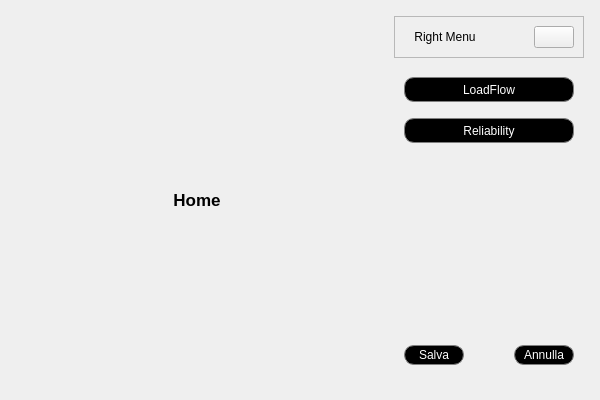
        <widget class="QWidget" name="mainBodyContent" native="true">
         <property name="sizePolicy">
          <sizepolicy hsizetype="Preferred" vsizetype="Expanding">
           <horstretch>0</horstretch>
           <verstretch>0</verstretch>
          </sizepolicy>
         </property>
         <property name="minimumSize">
          <size>
           <width>600</width>
           <height>400</height>
          </size>
         </property>
         <layout class="QHBoxLayout" name="horizontalLayout_8">
          <item>
           <widget class="QWidget" name="mainContentsContainer" native="true">
            <layout class="QVBoxLayout" name="verticalLayout_15">
             <item>
              <widget class="QCustomStackedWidget" name="mainPages">
               <widget class="QWidget" name="home_PG">
                <layout class="QVBoxLayout" name="home_VL">
                 <item>
                  <widget class="QWidget" name="home_WGT" native="true">
                   <property name="sizePolicy">
                    <sizepolicy hsizetype="Expanding" vsizetype="Expanding">
                     <horstretch>0</horstretch>
                     <verstretch>0</verstretch>
                    </sizepolicy>
                   </property>
                   <layout class="QHBoxLayout" name="horizontalLayout_13">
                    <item>
                     <widget class="QLabel" name="label_10">
                      <property name="font">
                       <font>
                        <pointsize>13</pointsize>
                        <weight>75</weight>
                        <bold>true</bold>
                       </font>
                      </property>
                      <property name="text">
                       <string>Home</string>
                      </property>
                      <property name="alignment">
                       <set>Qt::AlignCenter</set>
                      </property>
                     </widget>
                    </item>
                   </layout>
                  </widget>
                 </item>
                </layout>
               </widget>
               <widget class="QWidget" name="page_7">
                <layout class="QVBoxLayout" name="verticalLayout_17">
                 <item>
                  <widget class="QLabel" name="label_11">
                   <property name="font">
                    <font>
                     <pointsize>13</pointsize>
                     <weight>75</weight>
                     <bold>true</bold>
                    </font>
                   </property>
                   <property name="text">
                    <string>Data Analysis</string>
                   </property>
                   <property name="alignment">
                    <set>Qt::AlignCenter</set>
                   </property>
                  </widget>
                 </item>
                </layout>
               </widget>
               <widget class="QWidget" name="page_8">
                <layout class="QVBoxLayout" name="verticalLayout_18">
                 <item>
                  <widget class="QLabel" name="label_12">
                   <property name="font">
                    <font>
                     <pointsize>13</pointsize>
                     <weight>75</weight>
                     <bold>true</bold>
                    </font>
                   </property>
                   <property name="text">
                    <string>Reports</string>
                   </property>
                   <property name="alignment">
                    <set>Qt::AlignCenter</set>
                   </property>
                  </widget>
                 </item>
                </layout>
               </widget>
              </widget>
             </item>
            </layout>
           </widget>
          </item>
          <item alignment="Qt::AlignRight">
           <widget class="QCustomSlideMenu" name="rightMenuContainer" native="true">
            <property name="minimumSize">
             <size>
              <width>0</width>
              <height>0</height>
             </size>
            </property>
            <property name="maximumSize">
             <size>
              <width>16777215</width>
              <height>16777215</height>
             </size>
            </property>
            <layout class="QVBoxLayout" name="verticalLayout_11">
             <property name="spacing">
              <number>0</number>
             </property>
             <property name="leftMargin">
              <number>0</number>
             </property>
             <property name="topMargin">
              <number>0</number>
             </property>
             <property name="rightMargin">
              <number>0</number>
             </property>
             <property name="bottomMargin">
              <number>0</number>
             </property>
             <item>
              <widget class="QWidget" name="rightMenuSubContainer" native="true">
               <property name="minimumSize">
                <size>
                 <width>200</width>
                 <height>0</height>
                </size>
               </property>
               <layout class="QVBoxLayout" name="verticalLayout_12">
                <property name="spacing">
                 <number>0</number>
                </property>
                <property name="leftMargin">
                 <number>5</number>
                </property>
                <property name="topMargin">
                 <number>5</number>
                </property>
                <property name="rightMargin">
                 <number>5</number>
                </property>
                <property name="bottomMargin">
                 <number>5</number>
                </property>
                <item>
                 <widget class="QFrame" name="frame_8">
                  <property name="frameShape">
                   <enum>QFrame::StyledPanel</enum>
                  </property>
                  <property name="frameShadow">
                   <enum>QFrame::Raised</enum>
                  </property>
                  <layout class="QHBoxLayout" name="horizontalLayout_10">
                   <item>
                    <widget class="QLabel" name="rightMenu_LBL">
                     <property name="text">
                      <string>Right Menu</string>
                     </property>
                     <property name="alignment">
                      <set>Qt::AlignCenter</set>
                     </property>
                    </widget>
                   </item>
                   <item alignment="Qt::AlignRight">
                    <widget class="QPushButton" name="closeRightMenuBtn">
                     <property name="toolTip">
                      <string>Close Menu</string>
                     </property>
                     <property name="text">
                      <string/>
                     </property>
                     <property name="icon">
                      <iconset resource="_resources/resources.qrc">
                       <normaloff>:/icons/icons/close.png</normaloff>:/icons/icons/close.png</iconset>
                     </property>
                     <property name="iconSize">
                      <size>
                       <width>24</width>
                       <height>24</height>
                      </size>
                     </property>
                    </widget>
                   </item>
                  </layout>
                 </widget>
                </item>
                <item>
                 <widget class="QCustomStackedWidget" name="rightMenuPages">
                  <property name="styleSheet">
                   <string notr="true">*{}

QPushButton {
	color: rgb(255, 255, 255);
	background-color: rgb(0, 0, 0); border: solid;
	border-width: 1px; border-radius: 10px; border-color: rgb(127, 127, 127)
}
QPushButton:pressed {
	background-color: rgb(64, 64, 64); border-style: inset
}</string>
                  </property>
                  <widget class="QWidget" name="page_4">
                   <layout class="QVBoxLayout" name="verticalLayout_13">
                    <property name="leftMargin">
                     <number>10</number>
                    </property>
                    <property name="topMargin">
                     <number>10</number>
                    </property>
                    <property name="rightMargin">
                     <number>10</number>
                    </property>
                    <property name="bottomMargin">
                     <number>10</number>
                    </property>
                    <item>
                     <widget class="QWidget" name="lfWgt" native="true">
                      <property name="maximumSize">
                       <size>
                        <width>16777215</width>
                        <height>35</height>
                       </size>
                      </property>
                      <layout class="QVBoxLayout" name="verticalLayout_21">
                       <property name="leftMargin">
                        <number>0</number>
                       </property>
                       <property name="rightMargin">
                        <number>0</number>
                       </property>
                       <item>
                        <widget class="QPushButton" name="lfWgtPls">
                         <property name="minimumSize">
                          <size>
                           <width>0</width>
                           <height>25</height>
                          </size>
                         </property>
                         <property name="text">
                          <string>LoadFlow</string>
                         </property>
                        </widget>
                       </item>
                       <item>
                        <widget class="QLabel" name="lfParLbl">
                         <property name="font">
                          <font>
                           <weight>75</weight>
                           <italic>false</italic>
                           <bold>true</bold>
                          </font>
                         </property>
                         <property name="text">
                          <string>Parameters</string>
                         </property>
                         <property name="alignment">
                          <set>Qt::AlignCenter</set>
                         </property>
                        </widget>
                       </item>
                       <item>
                        <widget class="QWidget" name="lfParWgt" native="true">
                         <property name="styleSheet">
                          <string notr="true">*{}

QDoubleSpinBox{
	border: solid;
	border-width: 0.5px;
	border-color: rgb(255, 255, 255);
}</string>
                         </property>
                         <layout class="QGridLayout" name="gridLayout">
                          <property name="leftMargin">
                           <number>5</number>
                          </property>
                          <property name="topMargin">
                           <number>0</number>
                          </property>
                          <property name="rightMargin">
                           <number>5</number>
                          </property>
                          <property name="bottomMargin">
                           <number>0</number>
                          </property>
                          <property name="horizontalSpacing">
                           <number>6</number>
                          </property>
                          <item row="0" column="0">
                           <widget class="QLabel" name="label_7">
                            <property name="text">
                             <string>param</string>
                            </property>
                           </widget>
                          </item>
                          <item row="0" column="1">
                           <widget class="QDoubleSpinBox" name="doubleSpinBox">
                            <property name="minimumSize">
                             <size>
                              <width>60</width>
                              <height>0</height>
                             </size>
                            </property>
                            <property name="alignment">
                             <set>Qt::AlignRight|Qt::AlignTrailing|Qt::AlignVCenter</set>
                            </property>
                            <property name="buttonSymbols">
                             <enum>QAbstractSpinBox::NoButtons</enum>
                            </property>
                           </widget>
                          </item>
                          <item row="0" column="2">
                           <widget class="QLabel" name="label_8">
                            <property name="text">
                             <string>unit</string>
                            </property>
                           </widget>
                          </item>
                         </layout>
                        </widget>
                       </item>
                       <item>
                        <widget class="QLabel" name="lfResLbl">
                         <property name="font">
                          <font>
                           <weight>75</weight>
                           <italic>false</italic>
                           <bold>true</bold>
                          </font>
                         </property>
                         <property name="text">
                          <string>Results</string>
                         </property>
                         <property name="alignment">
                          <set>Qt::AlignCenter</set>
                         </property>
                        </widget>
                       </item>
                       <item>
                        <widget class="QWidget" name="lfResWgt" native="true">
                         <property name="styleSheet">
                          <string notr="true">*{}

QDoubleSpinBox{
	border: solid;
	border-width: 0.5px;
	border-color: rgb(255, 255, 255);
}</string>
                         </property>
                         <layout class="QGridLayout" name="gridLayout_5">
                          <property name="leftMargin">
                           <number>5</number>
                          </property>
                          <property name="topMargin">
                           <number>0</number>
                          </property>
                          <property name="rightMargin">
                           <number>5</number>
                          </property>
                          <property name="bottomMargin">
                           <number>0</number>
                          </property>
                          <property name="horizontalSpacing">
                           <number>6</number>
                          </property>
                          <item row="0" column="1">
                           <widget class="QDoubleSpinBox" name="doubleSpinBox_5">
                            <property name="minimumSize">
                             <size>
                              <width>60</width>
                              <height>0</height>
                             </size>
                            </property>
                            <property name="alignment">
                             <set>Qt::AlignRight|Qt::AlignTrailing|Qt::AlignVCenter</set>
                            </property>
                            <property name="buttonSymbols">
                             <enum>QAbstractSpinBox::NoButtons</enum>
                            </property>
                           </widget>
                          </item>
                          <item row="0" column="2">
                           <widget class="QLabel" name="label_23">
                            <property name="text">
                             <string>unit</string>
                            </property>
                           </widget>
                          </item>
                          <item row="0" column="0">
                           <widget class="QLabel" name="label_24">
                            <property name="text">
                             <string>param</string>
                            </property>
                           </widget>
                          </item>
                         </layout>
                        </widget>
                       </item>
                       <item>
                        <spacer name="verticalSpacer_3">
                         <property name="orientation">
                          <enum>Qt::Vertical</enum>
                         </property>
                         <property name="sizeType">
                          <enum>QSizePolicy::Fixed</enum>
                         </property>
                         <property name="sizeHint" stdset="0">
                          <size>
                           <width>20</width>
                           <height>20</height>
                          </size>
                         </property>
                        </spacer>
                       </item>
                      </layout>
                     </widget>
                    </item>
                    <item>
                     <widget class="QWidget" name="relWgt" native="true">
                      <property name="maximumSize">
                       <size>
                        <width>16777215</width>
                        <height>35</height>
                       </size>
                      </property>
                      <layout class="QVBoxLayout" name="verticalLayout_22">
                       <property name="leftMargin">
                        <number>0</number>
                       </property>
                       <property name="rightMargin">
                        <number>0</number>
                       </property>
                       <item>
                        <widget class="QPushButton" name="relWgtPls">
                         <property name="minimumSize">
                          <size>
                           <width>0</width>
                           <height>25</height>
                          </size>
                         </property>
                         <property name="text">
                          <string>Reliability</string>
                         </property>
                        </widget>
                       </item>
                       <item>
                        <widget class="QLabel" name="relParLbl">
                         <property name="font">
                          <font>
                           <weight>75</weight>
                           <italic>false</italic>
                           <bold>true</bold>
                          </font>
                         </property>
                         <property name="text">
                          <string>Parameters</string>
                         </property>
                         <property name="alignment">
                          <set>Qt::AlignCenter</set>
                         </property>
                        </widget>
                       </item>
                       <item>
                        <widget class="QWidget" name="relParWgt" native="true">
                         <property name="styleSheet">
                          <string notr="true">*{}

QDoubleSpinBox{
	border: solid;
	border-width: 0.5px;
	border-color: rgb(255, 255, 255);
}</string>
                         </property>
                         <layout class="QGridLayout" name="gridLayout_2">
                          <property name="leftMargin">
                           <number>5</number>
                          </property>
                          <property name="topMargin">
                           <number>0</number>
                          </property>
                          <property name="rightMargin">
                           <number>5</number>
                          </property>
                          <property name="bottomMargin">
                           <number>0</number>
                          </property>
                          <property name="horizontalSpacing">
                           <number>6</number>
                          </property>
                          <item row="0" column="0">
                           <widget class="QLabel" name="label_17">
                            <property name="text">
                             <string>param</string>
                            </property>
                           </widget>
                          </item>
                          <item row="0" column="1">
                           <widget class="QDoubleSpinBox" name="doubleSpinBox_2">
                            <property name="minimumSize">
                             <size>
                              <width>60</width>
                              <height>0</height>
                             </size>
                            </property>
                            <property name="alignment">
                             <set>Qt::AlignRight|Qt::AlignTrailing|Qt::AlignVCenter</set>
                            </property>
                            <property name="buttonSymbols">
                             <enum>QAbstractSpinBox::NoButtons</enum>
                            </property>
                           </widget>
                          </item>
                          <item row="0" column="2">
                           <widget class="QLabel" name="label_18">
                            <property name="text">
                             <string>unit</string>
                            </property>
                           </widget>
                          </item>
                         </layout>
                        </widget>
                       </item>
                       <item>
                        <widget class="QLabel" name="relResLbl">
                         <property name="font">
                          <font>
                           <weight>75</weight>
                           <italic>false</italic>
                           <bold>true</bold>
                          </font>
                         </property>
                         <property name="text">
                          <string>Results</string>
                         </property>
                         <property name="alignment">
                          <set>Qt::AlignCenter</set>
                         </property>
                        </widget>
                       </item>
                       <item>
                        <widget class="QWidget" name="relResWgt" native="true">
                         <property name="styleSheet">
                          <string notr="true">*{}

QDoubleSpinBox{
	border: solid;
	border-width: 0.5px;
	border-color: rgb(255, 255, 255);
}</string>
                         </property>
                         <layout class="QGridLayout" name="gridLayout_3">
                          <property name="leftMargin">
                           <number>5</number>
                          </property>
                          <property name="topMargin">
                           <number>0</number>
                          </property>
                          <property name="rightMargin">
                           <number>5</number>
                          </property>
                          <property name="bottomMargin">
                           <number>0</number>
                          </property>
                          <property name="horizontalSpacing">
                           <number>6</number>
                          </property>
                          <item row="0" column="1">
                           <widget class="QDoubleSpinBox" name="doubleSpinBox_3">
                            <property name="minimumSize">
                             <size>
                              <width>60</width>
                              <height>0</height>
                             </size>
                            </property>
                            <property name="alignment">
                             <set>Qt::AlignRight|Qt::AlignTrailing|Qt::AlignVCenter</set>
                            </property>
                            <property name="buttonSymbols">
                             <enum>QAbstractSpinBox::NoButtons</enum>
                            </property>
                           </widget>
                          </item>
                          <item row="0" column="2">
                           <widget class="QLabel" name="label_20">
                            <property name="text">
                             <string>unit</string>
                            </property>
                           </widget>
                          </item>
                          <item row="0" column="0">
                           <widget class="QLabel" name="label_19">
                            <property name="text">
                             <string>param</string>
                            </property>
                           </widget>
                          </item>
                         </layout>
                        </widget>
                       </item>
                       <item>
                        <spacer name="verticalSpacer_4">
                         <property name="orientation">
                          <enum>Qt::Vertical</enum>
                         </property>
                         <property name="sizeType">
                          <enum>QSizePolicy::Fixed</enum>
                         </property>
                         <property name="sizeHint" stdset="0">
                          <size>
                           <width>20</width>
                           <height>20</height>
                          </size>
                         </property>
                        </spacer>
                       </item>
                      </layout>
                     </widget>
                    </item>
                    <item>
                     <spacer name="verticalSpacer_5">
                      <property name="orientation">
                       <enum>Qt::Vertical</enum>
                      </property>
                      <property name="sizeHint" stdset="0">
                       <size>
                        <width>20</width>
                        <height>40</height>
                       </size>
                      </property>
                     </spacer>
                    </item>
                    <item>
                     <widget class="QWidget" name="parPlsWgt" native="true">
                      <layout class="QHBoxLayout" name="horizontalLayout_14">
                       <property name="spacing">
                        <number>5</number>
                       </property>
                       <property name="leftMargin">
                        <number>0</number>
                       </property>
                       <property name="rightMargin">
                        <number>0</number>
                       </property>
                       <item>
                        <widget class="QPushButton" name="pushButton">
                         <property name="minimumSize">
                          <size>
                           <width>60</width>
                           <height>20</height>
                          </size>
                         </property>
                         <property name="text">
                          <string>Salva</string>
                         </property>
                        </widget>
                       </item>
                       <item>
                        <spacer name="horizontalSpacer">
                         <property name="orientation">
                          <enum>Qt::Horizontal</enum>
                         </property>
                         <property name="sizeHint" stdset="0">
                          <size>
                           <width>1</width>
                           <height>20</height>
                          </size>
                         </property>
                        </spacer>
                       </item>
                       <item>
                        <widget class="QPushButton" name="pushButton_2">
                         <property name="minimumSize">
                          <size>
                           <width>60</width>
                           <height>20</height>
                          </size>
                         </property>
                         <property name="text">
                          <string>Annulla</string>
                         </property>
                        </widget>
                       </item>
                      </layout>
                     </widget>
                    </item>
                   </layout>
                  </widget>
                  <widget class="QWidget" name="page_5">
                   <layout class="QVBoxLayout" name="verticalLayout_14">
                    <item>
                     <widget class="QLabel" name="label_9">
                      <property name="font">
                       <font>
                        <pointsize>13</pointsize>
                        <weight>75</weight>
                        <bold>true</bold>
                       </font>
                      </property>
                      <property name="text">
                       <string>More...</string>
                      </property>
                      <property name="alignment">
                       <set>Qt::AlignCenter</set>
                      </property>
                     </widget>
                    </item>
                   </layout>
                  </widget>
                 </widget>
                </item>
               </layout>
              </widget>
             </item>
            </layout>
           </widget>
          </item>
         </layout>
        </widget>
